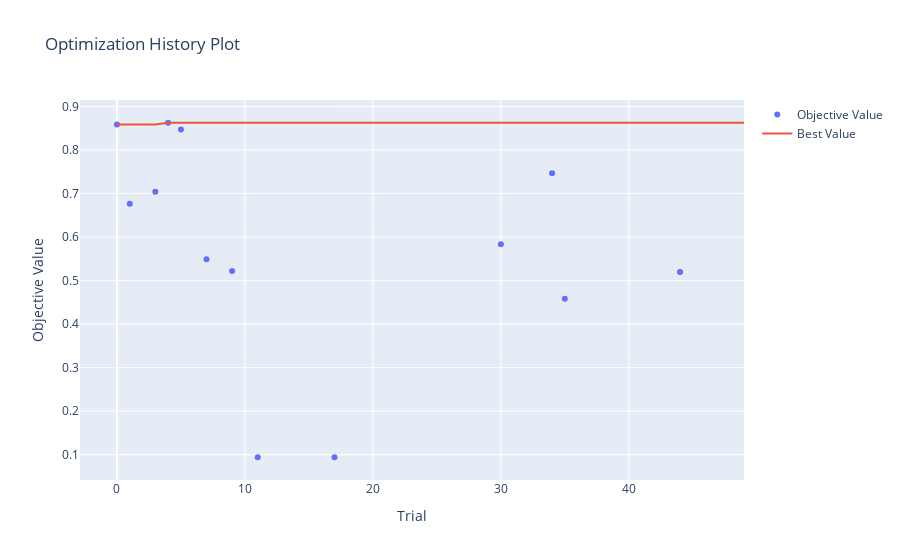

Notebook code cell kept with this figure:
### Code cell
html_file_path = "./images/study_lstm_doc2vec_optimize_history.html"
# Plot and save the optimization history plot as an HTML file
ov.plot_optimization_history(study_lstm_doc2vec).write_html(html_file_path)
plot_optimization_history(study_lstm_doc2vec)

### Figure 1 — Plotly figure (JSON) as saved in the notebook; plotly's stock layout.template omitted (floating-point values rounded to 4 significant figures)
{"data": [{"mode": "markers", "name": "Objective Value", "type": "scatter", "x": [0, 1, 3, 4, 5, 7, 9, 11, 17, 30, 34, 35, 44], "y": [0.8589, 0.6766, 0.7042, 0.8627, 0.8473, 0.549, 0.5221, 0.09412, 0.09412, 0.5834, 0.7466, 0.4581, 0.5197]}, {"mode": "lines", "name": "Best Value", "type": "scatter", "x": [0, 1, 2, 3, 4, 5, 6, 7, 8, 9, 10, 11, 12, 13, 14, 15, 16, 17, 18, 19, 20, 21, 22, 23, 24, 25, 26, 27, 28, 29, 30, 31, 32, 33, 34, 35, 36, 37, 38, 39, 40, 41, 42, 43, 44, 45, 46, 47, 48, 49], "y": [0.8589, 0.8589, 0.8589, 0.8589, 0.8627, 0.8627, 0.8627, 0.8627, 0.8627, 0.8627, 0.8627, 0.8627, 0.8627, 0.8627, 0.8627, 0.8627, 0.8627, 0.8627, 0.8627, 0.8627, 0.8627, 0.8627, 0.8627, 0.8627, 0.8627, 0.8627, 0.8627, 0.8627, 0.8627, 0.8627, 0.8627, 0.8627, 0.8627, 0.8627, 0.8627, 0.8627, 0.8627, 0.8627, 0.8627, 0.8627, 0.8627, 0.8627, 0.8627, 0.8627, 0.8627, 0.8627, 0.8627, 0.8627, 0.8627, 0.8627]}, {"marker": {"color": "#cccccc"}, "mode": "markers", "name": "Infeasible Trial", "showlegend": false, "type": "scatter", "x": [], "y": []}], "layout": {"title": {"text": "Optimization History Plot"}, "xaxis": {"title": {"text": "Trial"}}, "yaxis": {"title": {"text": "Objective Value"}}}}
